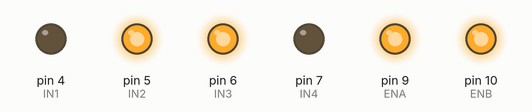
Recording of a sketch running on a simulated Arduino Uno, built with avr-gcc and run on an emulated ATmega328P. On the bench: output pins drawn as LEDs (lit = HIGH).

Above: at 0.1 s.
Timing chart, 0 to 1.6 s (numbered marks = the images above):
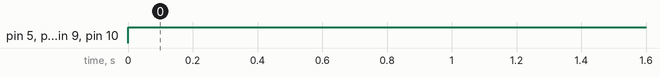

The sketch:

TestMoteur.ino
```cpp
// Vérification du fonctionnement des moteurs

//-- MOTEUR A --
int ENA=9; //Connecté à Arduino pin 9(sortie PWM)
int IN1=4; //Connecté à Arduino pin 4 // en arrière
int IN2=5; //Connecté à Arduino pin 5 //en avant
//-- MOTEUR B --
int ENB=10; //Connecté à Arduino pin 10(Sortie PWM)
int IN3=6; //Connecté à Arduino pin 6 // en avant
int IN4=7; //Connecté à Arduino pin 7 // en arrière

void setup() {
  pinMode(ENA,OUTPUT);
  pinMode(ENB,OUTPUT);
  pinMode(IN1,OUTPUT);
  pinMode(IN2,OUTPUT);
  pinMode(IN3,OUTPUT);
  pinMode(IN4,OUTPUT);
  Serial.begin(9600);
}

void loop() {
  //on fait avancer les moteurs à pleine puissance
  digitalWrite(IN1,LOW);
  digitalWrite(IN2,HIGH);
  digitalWrite(IN3,HIGH);
  digitalWrite(IN4,LOW);
  analogWrite(ENA,255);
  analogWrite(ENB,255);
}
```

Measured:
- by itself, pin 5 (IN2), pin 6 (IN3), pin 9 (ENA), pin 10 (ENB): LOW → HIGH at 0.00 s
